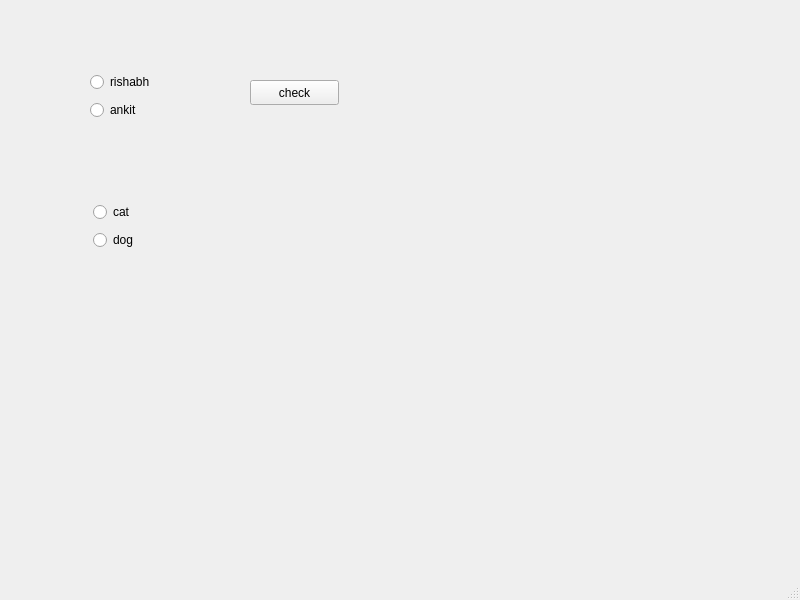
<?xml version="1.0" encoding="UTF-8"?>
<ui version="4.0">
 <class>MainWindow</class>
 <widget class="QMainWindow" name="MainWindow">
  <property name="geometry">
   <rect>
    <x>0</x>
    <y>0</y>
    <width>800</width>
    <height>600</height>
   </rect>
  </property>
  <property name="windowTitle">
   <string>MainWindow</string>
  </property>
  <widget class="QWidget" name="centralwidget">
   <widget class="QPushButton" name="pushButton">
    <property name="geometry">
     <rect>
      <x>250</x>
      <y>80</y>
      <width>89</width>
      <height>25</height>
     </rect>
    </property>
    <property name="text">
     <string>check</string>
    </property>
   </widget>
   <widget class="QWidget" name="">
    <property name="geometry">
     <rect>
      <x>90</x>
      <y>70</y>
      <width>78</width>
      <height>54</height>
     </rect>
    </property>
    <layout class="QVBoxLayout" name="verticalLayout">
     <item>
      <widget class="QRadioButton" name="radioButton">
       <property name="text">
        <string>rishabh</string>
       </property>
      </widget>
     </item>
     <item>
      <widget class="QRadioButton" name="radioButton_2">
       <property name="text">
        <string>ankit</string>
       </property>
      </widget>
     </item>
    </layout>
   </widget>
   <widget class="QWidget" name="">
    <property name="geometry">
     <rect>
      <x>93</x>
      <y>200</y>
      <width>71</width>
      <height>54</height>
     </rect>
    </property>
    <layout class="QVBoxLayout" name="verticalLayout_2">
     <item>
      <widget class="QRadioButton" name="radioButton_3">
       <property name="text">
        <string>cat</string>
       </property>
      </widget>
     </item>
     <item>
      <widget class="QRadioButton" name="radioButton_4">
       <property name="text">
        <string>dog</string>
       </property>
      </widget>
     </item>
    </layout>
   </widget>
  </widget>
  <widget class="QMenuBar" name="menubar">
   <property name="geometry">
    <rect>
     <x>0</x>
     <y>0</y>
     <width>800</width>
     <height>22</height>
    </rect>
   </property>
  </widget>
  <widget class="QStatusBar" name="statusbar"/>
 </widget>
 <resources/>
 <connections/>
</ui>
